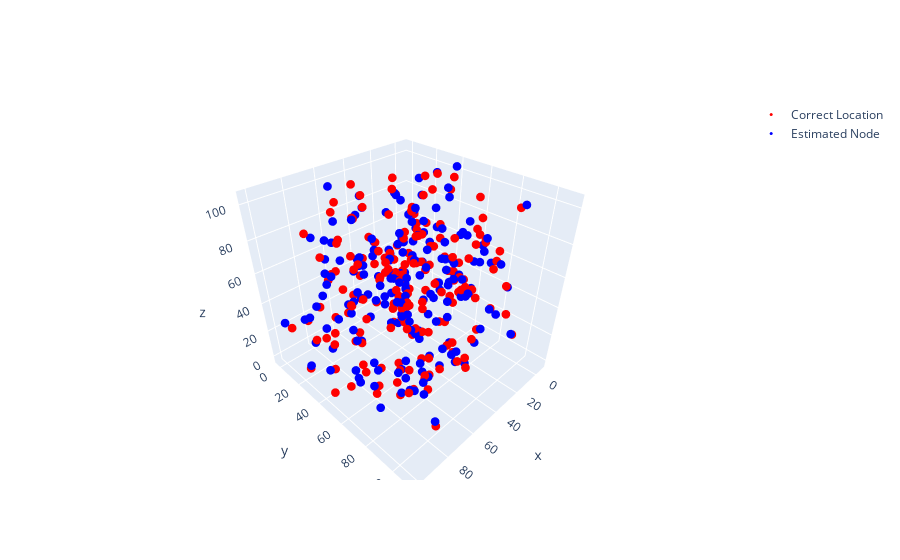

The code cell stored with this chart in its notebook:
### Code cell
plot3(original_node, estimated_node)

### Figure 1 — Plotly figure (JSON) as saved in the notebook; plotly's stock layout.template omitted (floating-point values rounded to 4 significant figures; data arrays with more than 128 entries replaced by an {"elided": "..."} marker saying what was removed)
{"data": [{"marker": {"color": "red", "size": 3}, "mode": "markers", "name": "Correct Location", "type": "scatter3d", "x": {"elided": "188 float values"}, "y": {"elided": "188 float values"}, "z": {"elided": "188 float values"}}, {"marker": {"color": "blue", "size": 3}, "mode": "markers", "name": "Estimated Node", "type": "scatter3d", "x": {"elided": "188 float values"}, "y": {"elided": "188 float values"}, "z": {"elided": "188 float values"}}], "layout": {}}
